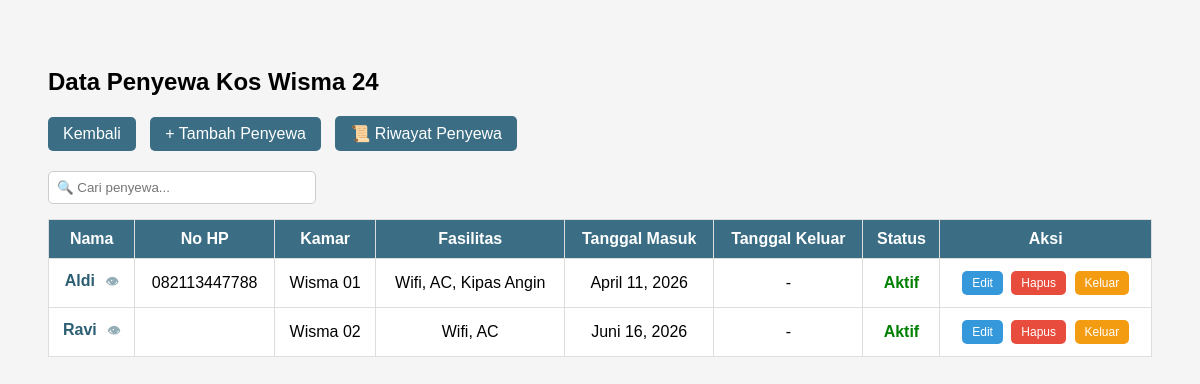
The page /penyewa/ (signed in) on the database as committed earlier.
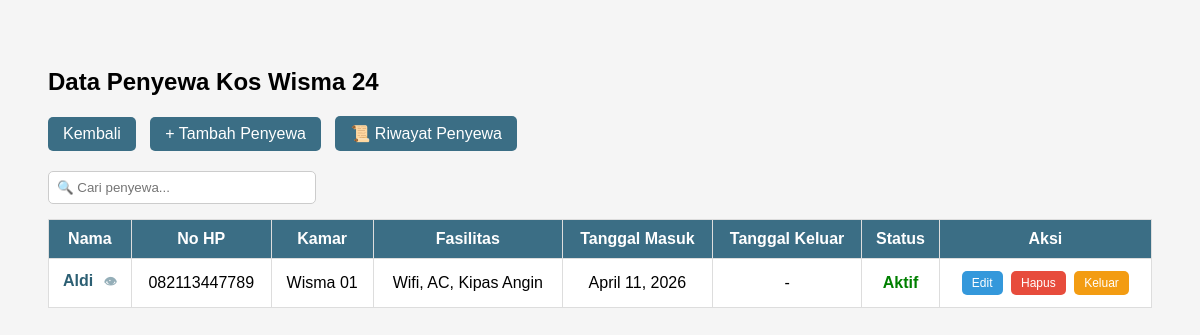
The same page on the database as committed later.
### kos/models.py (models this page shows, shortened)
class Penyewa(models.Model):
    user = models.OneToOneField(User, on_delete=models.CASCADE, null=True, blank=True)
    nama = models.CharField(max_length=100)
    no_hp = models.CharField(max_length=15, blank=True)
    nik = models.CharField(max_length=16, blank=True)
    kamar = models.ForeignKey(Kamar, on_delete=models.SET_NULL, null=True, blank=True)
    tanggal_masuk = models.DateField(null=True, blank=True)
    tanggal_keluar = models.DateField(null=True, blank=True)
    foto_ktp = models.ImageField(upload_to='ktp/', null=True, blank=True)
    fasilitas = models.ManyToManyField(Fasilitas, blank=True)
    status = models.CharField(
        max_length=20,
        choices=[
            ('Pending', 'Pending'),
            ('Aktif', 'Aktif'),
            ('Keluar', 'Keluar')
        ],
        default='Pending'
    )

class Kamar(models.Model):
    nomor_kamar = models.CharField(max_length=10)
    harga = models.IntegerField()
    status = models.CharField(
        max_length=20,
        choices=[
            ('Kosong', 'Kosong'),
            ('Terisi', 'Terisi')
        ],
        default='Kosong'
    )

class Fasilitas(models.Model):
    nama = models.CharField(max_length=50)

### kos/views.py (the view)
# urls.py: path('penyewa/', views.daftar_penyewa, name='penyewa'),
@login_required
def daftar_penyewa(request):
    penyewa = Penyewa.objects.select_related('kamar').prefetch_related('fasilitas').all()
    return render(request, 'kos/penyewa.html', {
        'penyewa': penyewa
    })

### kos/templates/kos/penyewa.html (shortened to what this page needs)
<!DOCTYPE html>
<html>
<head>
</head>
<body>
<h2>Data Penyewa Kos Wisma 24</h2>
<div class="top-menu">
    <a href="/dashboard/" class="btn">Kembali</a>
    <a href="/tambah-penyewa/" class="btn">+ Tambah Penyewa</a>
    <a href="/riwayat-penyewa/" class="btn">📜 Riwayat Penyewa</a>
</div>
<input type="text" id="searchInput" placeholder="🔍 Cari penyewa..." onkeyup="searchPenyewa()">
<table>
    <tr>
        <th>Nama</th>
        <th>No HP</th>
        <th>Kamar</th>
        <th>Fasilitas</th>
        <th>Tanggal Masuk</th>
        <th>Tanggal Keluar</th>
        <th>Status</th>
        <th>Aksi</th>
    </tr>
    {% for p in penyewa %}
    <tr>
        <td>
            <a href="{% url 'detail_penyewa' p.id %}" class="nama-link" title="Klik untuk lihat detail">
                {{ p.nama }}
                <span class="icon-view">👁</span>
            </a>
        </td>
        <td>{{ p.no_hp }}</td>
        <td>{{ p.kamar.nomor_kamar }}</td>
        <td>
            {% for f in p.fasilitas.all %}
                {{ f.nama }}{% if not forloop.last %}, {% endif %}
            {% empty %}
                -
            {% endfor %}
        </td>
        <td>{{ p.tanggal_masuk }}</td>
        <td>{% if p.tanggal_keluar %}{{ p.tanggal_keluar }}{% else %}-{% endif %}</td>
        <td>
            {% if p.status == "Aktif" %}
                <span style="color:green; font-weight:bold;">Aktif</span>
            {% else %}
                <span style="color:red; font-weight:bold;">Keluar</span>
            {% endif %}
        </td>
        <td>
            <a href="/edit-penyewa/{{p.id}}" class="action-btn btn-edit">Edit</a>
            <a href="/hapus-penyewa/{{p.id}}" class="action-btn btn-hapus" onclick="return confirm('Yakin ingin hapus data?')">Hapus</a>
            <a href="/keluar-penyewa/{{p.id}}" class="action-btn btn-keluar" onclick="return confirm('Yakin penyewa keluar?')">Keluar</a>
        </td>
    </tr>
    {% endfor %}
</table>
</body>
</html>

Rows that differ between the two databases and show on the page:
removed Penyewa: nama "Ravi", kamar.nomor_kamar "Wisma 02", tanggal_masuk "Juni 16, 2026", status "Aktif", Fasilitas (nama "Wifi"), Fasilitas (nama "AC")
changed Penyewa "Aldi": no_hp "082113447788" → "082113447789"
